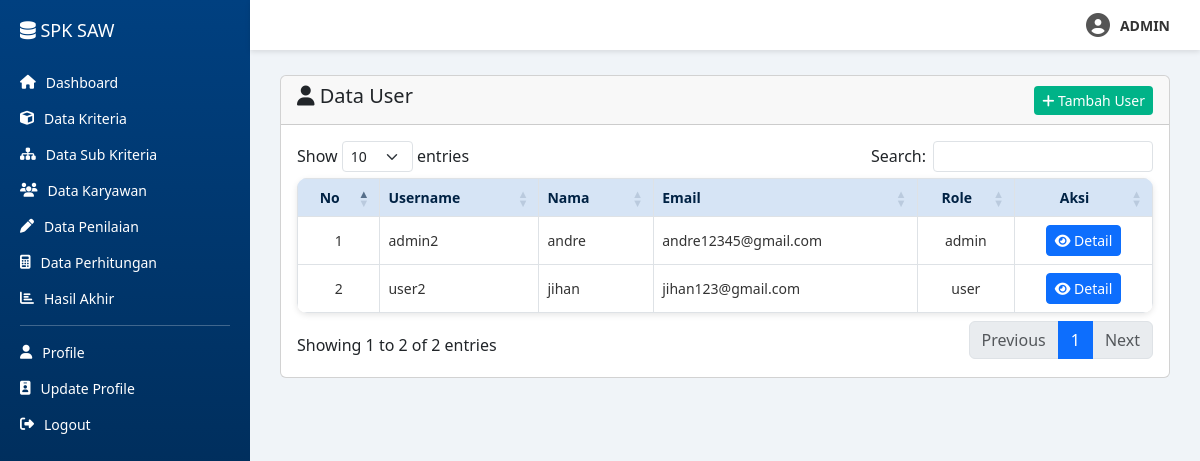
The app's page /data_profil.php (signed in) with its own data.
### tables this page shows
CREATE TABLE `user` (
  `id_user` int(11) NOT NULL,
  `username` varchar(50) NOT NULL,
  `password` varchar(255) NOT NULL,
  `nama` varchar(100) DEFAULT NULL,
  `email` varchar(100) DEFAULT NULL,
  `foto` varchar(255) DEFAULT NULL
);

### data_profil.php (the view, shortened to what this page needs)
<?php
$conn = new mysqli("localhost", "root", "", "spk_saw");
$admins = $conn->query("SELECT *, 'admin' as role FROM admin");
$users = $conn->query("SELECT *, 'user' as role FROM user");
$dataGabungan = [];
while ($row = $admins->fetch_assoc()) $dataGabungan[] = $row;
while ($row = $users->fetch_assoc()) $dataGabungan[] = $row;
?>
<!DOCTYPE html>
<html lang="id">
<head>
    <link rel="stylesheet" href="https://cdn.jsdelivr.net/npm/bootstrap@5.3.3/dist/css/bootstrap.min.css">
    <link rel="stylesheet" href="https://cdnjs.cloudflare.com/ajax/libs/font-awesome/6.5.0/css/all.min.css">
    <link rel="stylesheet" href="https://cdn.datatables.net/1.13.4/css/dataTables.bootstrap5.min.css">
</head>
<body>
<div style="position: fixed; top: 0; left: 250px; right: 0; height: 50px; background: white; display: flex; align-items: center; justify-content: flex-end; padding: 0 30px; box-shadow: 0 2px 5px rgba(0,0,0,0.1); z-index: 1000;">
  <i class="fas fa-user-circle" style="font-size: 24px; color: #555; margin-right: 10px;"></i>
  <span style="font-weight: bold; color: #333; font-size: 14px;">ADMIN</span>
</div>
<div class="sidebar">
    <h4><i class="fas fa-database"></i> SPK SAW</h4>
    <ul>
        <li><a href="halaman_utama.php"><i class="fas fa-home"></i> Dashboard</a></li>
        <li><a href="data_kriteria.php"><i class="fas fa-cube"></i> Data Kriteria</a></li>
        <li><a href="data_subkriteria.php"><i class="fas fa-sitemap"></i> Data Sub Kriteria</a></li>
        <li><a href="data_karyawan.php"><i class="fas fa-users"></i> Data Karyawan</a></li>
        <li><a href="data_penilaian.php"><i class="fas fa-pen"></i> Data Penilaian</a></li>
        <li><a href="data_perhitungan.php"><i class="fas fa-calculator"></i> Data Perhitungan</a></li>
        <li><a href="hasil_akhir.php"><i class="fas fa-chart-bar"></i> Hasil Akhir</a></li>
        <hr>
        <li><a href="data_profil.php"><i class="fas fa-user"></i> Profile</a></li>
        <li><a href="crud/edit_profil.php"><i class="fas fa-id-badge"></i> Update Profile</a></li>
        <li><a href="logout.php"><i class="fas fa-sign-out-alt"></i> Logout</a></li>
    </ul>
</div>
<div class="main">
    <div class="card mb-4">
        <div class="card-header d-flex justify-content-between align-items-center">
            <h5><i class="fas fa-user"></i> Data User</h5>
            <button class="btn btn-success btn-sm" data-bs-toggle="modal" data-bs-target="#modalTambah"><i class="fas fa-plus"></i> Tambah User</button>
        </div>
        <div class="card-body">
            <table class="table table-bordered table-hover" id="datatable">
                <thead>
                    <tr>
                        <th>No</th>
                        <th>Username</th>
                        <th>Nama</th>
                        <th>Email</th>
                        <th>Role</th>
                        <th>Aksi</th>
                    </tr>
                </thead>
                <tbody>
    <?php $no = 1; foreach ($dataGabungan as $u): ?>
    <tr>
        <td><?= $no++ ?></td>
        <td><?= htmlspecialchars($u['username']) ?></td>
        <td><?= htmlspecialchars($u['nama'] ?? '-') ?></td>
        <td><?= htmlspecialchars($u['email'] ?? '-') ?></td>
        <td><?= htmlspecialchars($u['role']) ?></td>
        <td>
            <button class="btn btn-primary btn-sm" data-bs-toggle="modal" data-bs-target="#modalDetail<?= $u['id'] ?? $u['id_user'] ?>">
                <i class="fas fa-eye"></i> Detail
            </button>
        </td>
    </tr>
    <?php endforeach; ?>
</tbody>
            </table>
        </div>
    </div>
</div>
</body>
</html>

### data_profil.php (style rules this page uses)
body { margin: 0; font-family: 'Segoe UI', sans-serif; background-color: #f0f4f8; display: flex; }
.sidebar { width: 250px; background: linear-gradient(to bottom, #004080, #002244); color: white; height: 100vh; position: fixed; padding: 20px; box-sizing: border-box; }
.sidebar h4 { font-size: 18px; margin-bottom: 30px; }
.sidebar ul { list-style: none; padding: 0; }
.sidebar ul li { margin-bottom: 15px; }
.sidebar ul li a { color: white; text-decoration: none; display: flex; align-items: center; font-size: 14px; }
.sidebar ul li a i { margin-right: 10px; }
.main { margin-left: 250px; padding: 75px 30px 30px 30px; width: calc(100% - 250px); }
.table { background-color: #ffffff; border-radius: 10px; overflow: hidden; box-shadow: 0 2px 6px rgba(0, 0, 0, 0.1); }
.table th { background-color: #d6e4f5; font-weight: 600; color: #002244; font-size: 14px; }
.table td { font-size: 14px; color: #333; }
.table th, .table td { vertical-align: middle; }
.table th:nth-child(1), .table td:nth-child(1) { text-align: center; }
.table th:nth-child(5), .table td:nth-child(5) { text-align: center; }
.table th:nth-child(6), .table td:nth-child(6) { text-align: center; }
.btn-success { background-color: #00b388; border: none; }

### records on screen
user: username "user2", nama "jihan", email "jihan123@gmail.com", role "user"

### other values on screen
$u['username'] "admin2"
$u['nama'] "andre"
$u['email'] "andre12345@gmail.com"
$u['role'] "admin"
